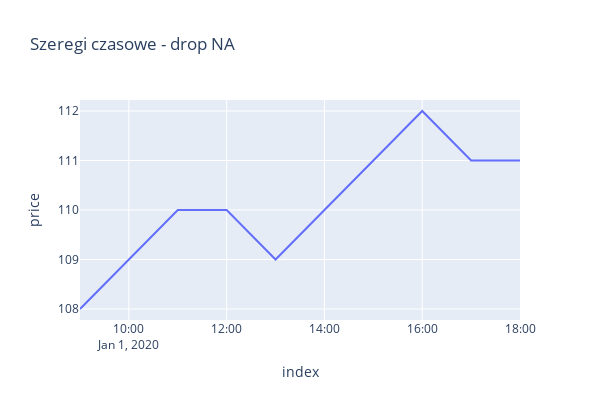

The notebook cell this image was saved under:
### Code cell
df_plotly = df_plotly.dropna()
px.line(df_plotly, 'index', 'price', width=600, height=400, title='Szeregi czasowe - drop NA')

### Figure 1 — Plotly figure (JSON) as saved in the notebook; plotly's stock layout.template omitted (floating-point values rounded to 4 significant figures)
{"data": [{"hovertemplate": "index=%{x}<br>price=%{y}<extra></extra>", "legendgroup": "", "line": {"color": "#636efa", "dash": "solid"}, "marker": {"symbol": "circle"}, "mode": "lines", "name": "", "orientation": "v", "showlegend": false, "type": "scatter", "x": ["2020-01-01T09:00:00", "2020-01-01T10:00:00", "2020-01-01T11:00:00", "2020-01-01T12:00:00", "2020-01-01T13:00:00", "2020-01-01T16:00:00", "2020-01-01T17:00:00", "2020-01-01T18:00:00"], "xaxis": "x", "y": [108, 109, 110, 110, 109, 112, 111, 111], "yaxis": "y"}], "layout": {"height": 400, "legend": {"tracegroupgap": 0}, "title": {"text": "Szeregi czasowe - drop NA"}, "width": 600, "xaxis": {"anchor": "y", "domain": [0, 1], "title": {"text": "index"}}, "yaxis": {"anchor": "x", "domain": [0, 1], "title": {"text": "price"}}}}
